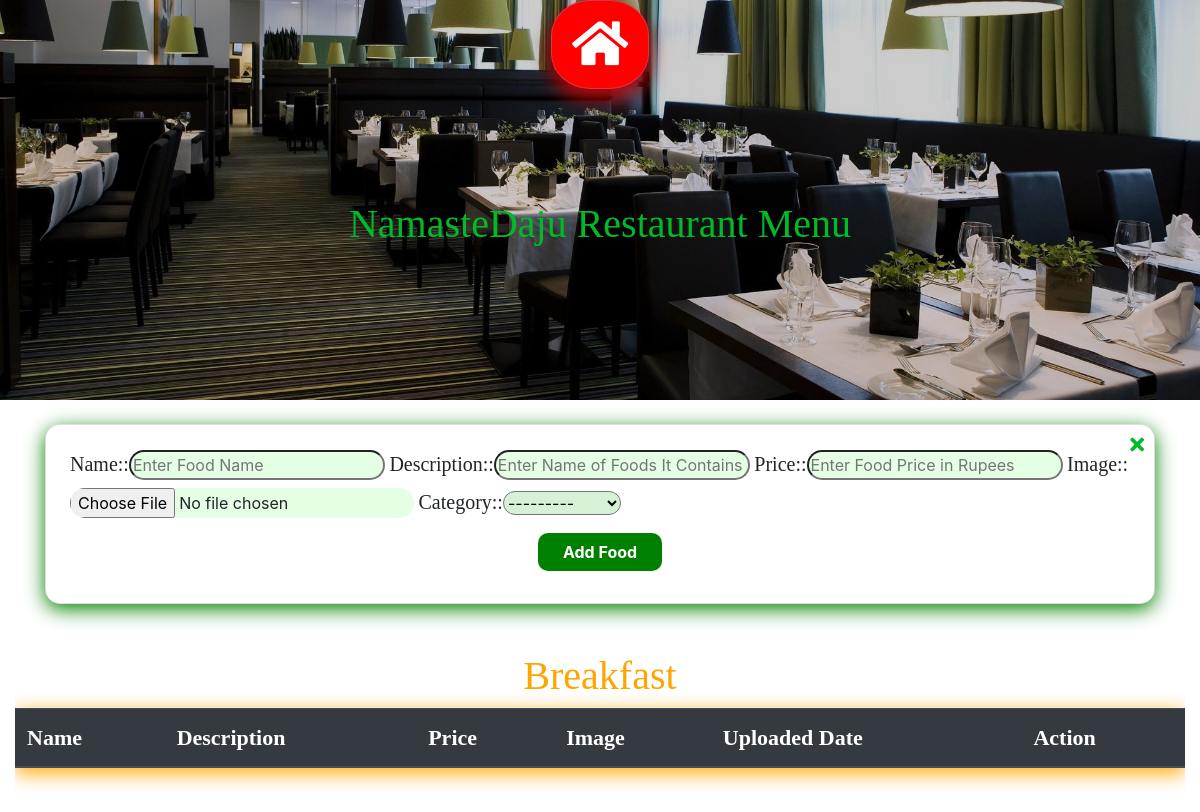
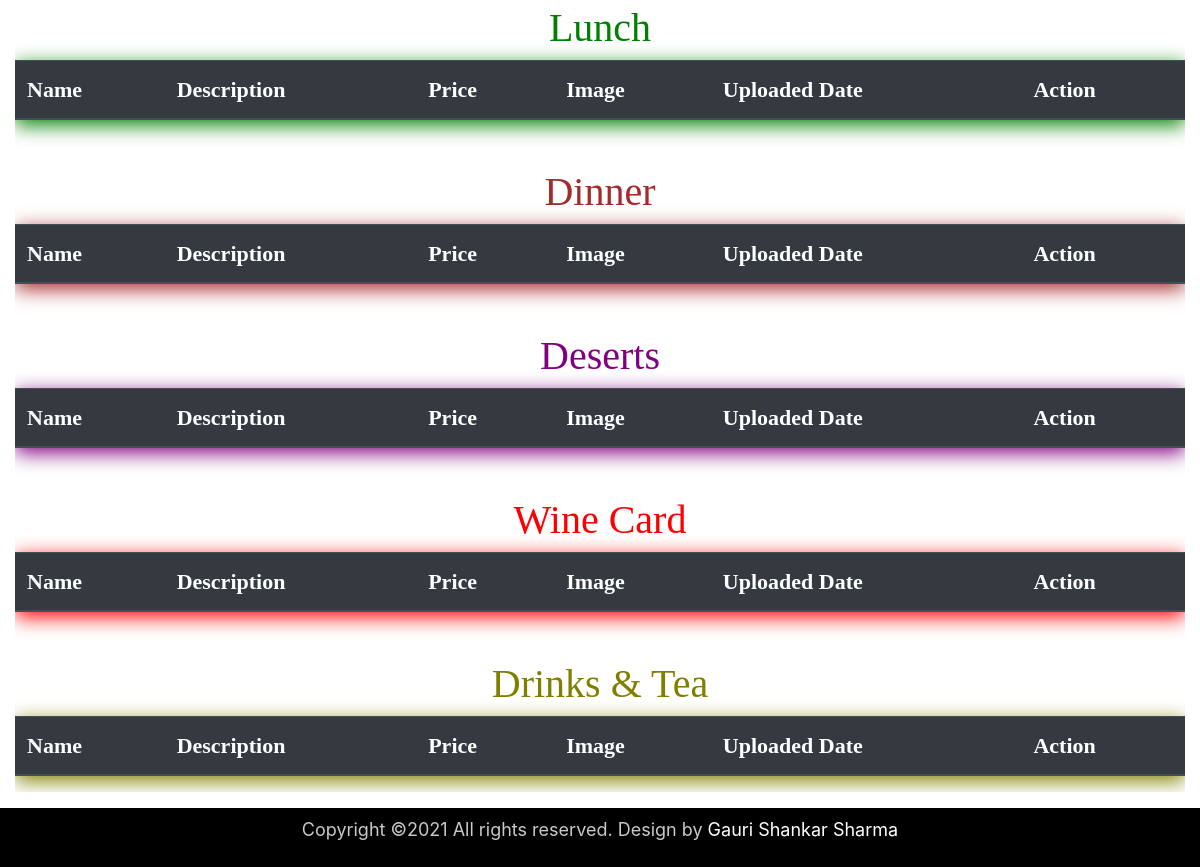
The page /Nd/ad_menu on the database as committed earlier (2 pictures, top to bottom).
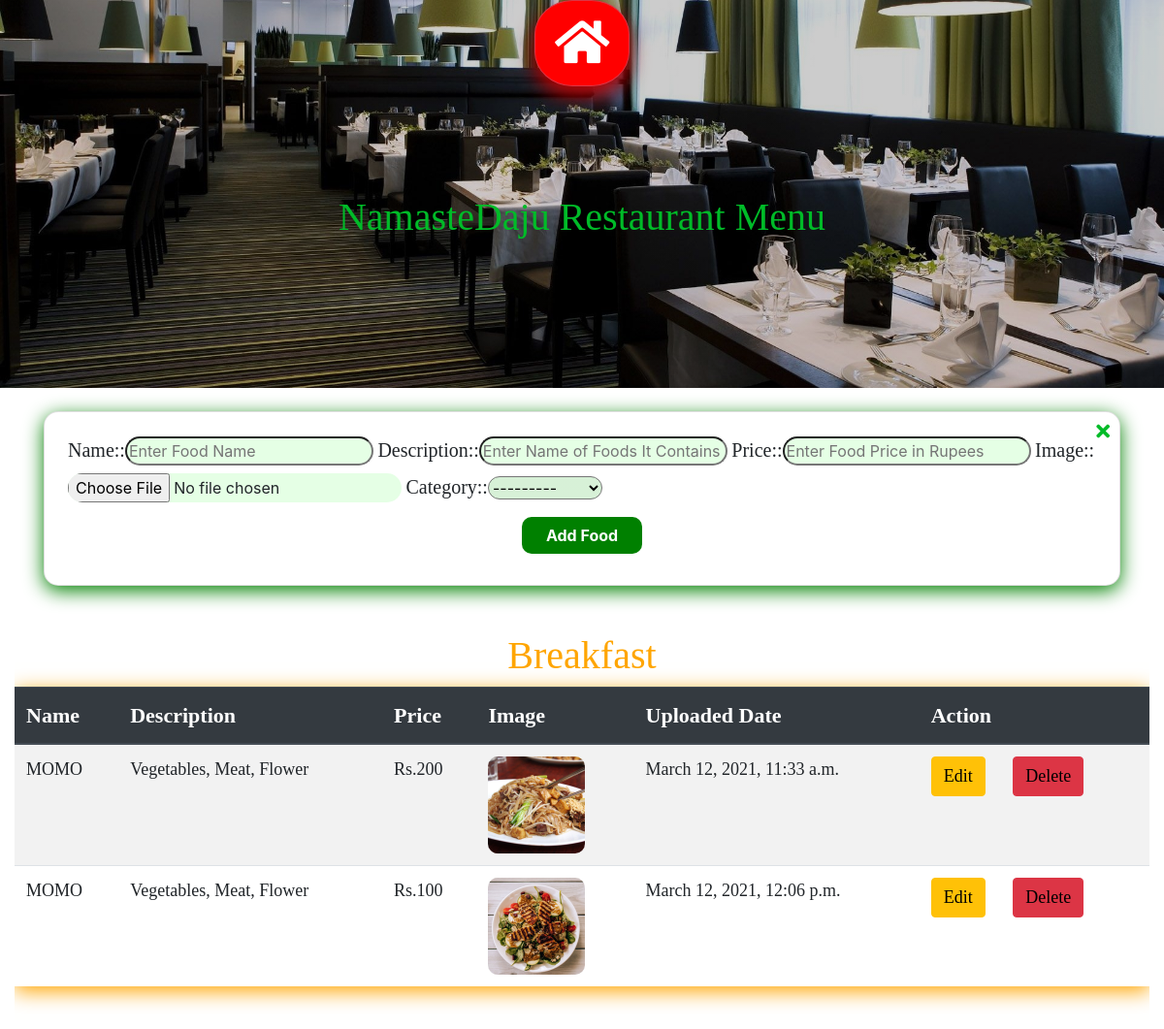
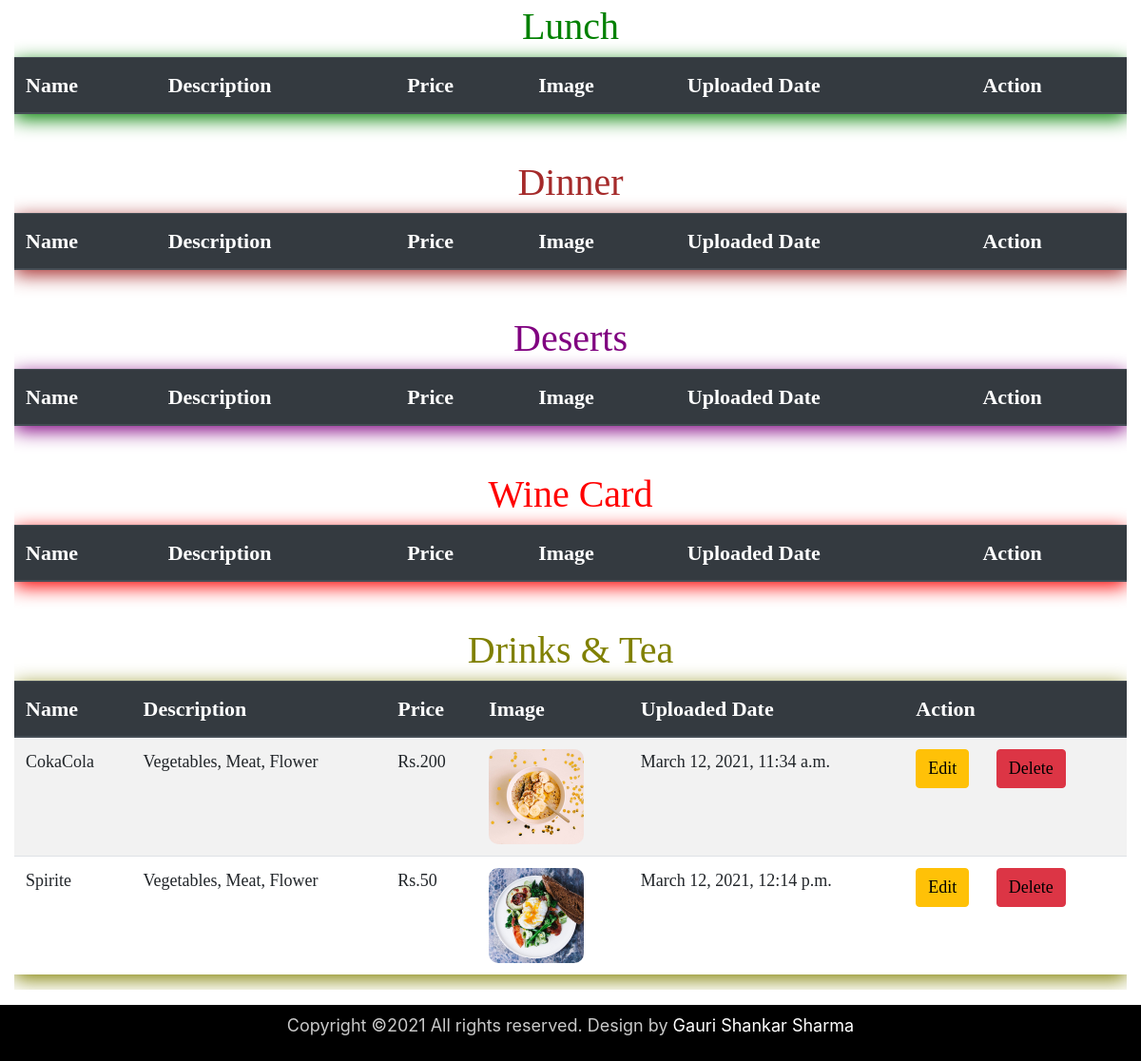
The same page on the database as committed later (2 pictures, top to bottom).
### Nd/models.py (models this page shows, shortened)
class Menu(models.Model):
    options = (('Breakfast', 'Breakfast'), ('Lunch', 'Lunch'), ('Dinner', 'Dinner'), ('Deserts', 'Deserts'), ('Wine Card', 'Wine Card'), ('Drinks & Tea', 'Drinks & Tea'))
    name = models.CharField(max_length=50, validators=[validators.MinLengthValidator(2)])
    description = models.CharField(max_length=200, validators=[validators.MinLengthValidator(4)])
    price = models.IntegerField()
    image = models.FileField(upload_to='static/images/uploads/menu')
    category = models.CharField(max_length=200, choices=options ,validators=[validators.MinLengthValidator(4)])
    uploaded_date = models.DateTimeField(auto_now_add=True)

### Nd/views.py (the view, shortened to what this page needs)
# urls.py: path('ad_menu', views.ad_menu),
def ad_menu(request):
    dictionary = {'key': Menu.objects.all(), 'form': MenuForm, 'action': "Add"}
    return render(request, 'Nd/AdMenu.html', dictionary)

### Nd/templates/Nd/AdMenu.html (shortened to what the changed rows need)
{% extends 'AdMain.html' %}
{% load bootstrap %}
{% load static %}
{% block css_link %}
    <link href="{% static 'css/AdMenu.css' %}" rel="stylesheet" type="text/css"/>
    <link href="{% static 'css/AdNavbar.css' %}" rel="stylesheet" type="text/css"/>
{% endblock %}
{% block content %}
    <div class="container-fluid d-flex flex-column px-0" id="AdMenu">
        <div class="container-fluid d-flex justify-content-center pb-sm-5" id="AMH">
          <h1>NamasteDaju Restaurant Menu</h1>
        </div>
        <div class="container mb-5" id="Form">
            <div class="card p-4" id="Card">
                <form class="form" method="POST" enctype="multipart/form-data">
                    {{ form | bootstrap_horizontal }}
                </form>
            </div>
        </div>
        <div class="container-fluid" id="Table">
            <div class="table-responsive">
                <table class="table table-striped mb-5" id="Breakfast">
                    <h1 class="text-center" id="Bh1">Breakfast</h1>
                    <thead class="thead-dark">
                        <tr>
                            <th>Name</th>
                            <th>Description</th>
                            <th>Price</th>
                            <th>Image</th>
                            <th>Uploaded Date</th>
                            <th>Action</th>
                        </tr>
                    </thead>
                    <tbody>
                        {% for i in key %}
                        {% if i.category == "Breakfast" %}
                        <tr>
                            <td>{{i.name}}</td>
                            <td>{{i.description}}</td>
                            <td>Rs.{{i.price}}</td>
                            <td><img src="/{{i.image}}"/></td>
                            <td>{{i.uploaded_date}}</td>
                            <td>
                                <a href="/Nd/updatefood/{{i.id}}" class="btn btn-warning mr-4">Edit</a>
                                <a href="/Nd/deletefood/{{i.id}}" class="btn btn-danger" onclick="return confirm('Are you sure want to delete this food?')">Delete</a>
                            </td>
                        </tr>
                        {% endif %}
                        {% endfor %}
                    </tbody>
                </table>
            </div>
            <div  class="table-responsive">
                <table class="table table-striped mb-5" id="Lunch">
                    <h1 class="text-center" id="Lh1">Lunch</h1>
                    <thead class="thead-dark">
                        <tr>
                            <th>Name</th>
                            <th>Description</th>
                            <th>Price</th>
                            <th>Image</th>
                            <th>Uploaded Date</th>
                            <th>Action</th>
                        </tr>
                    </thead>
                </table>
            </div>
            <div  class="table-responsive">
                <table class="table table-striped mb-5" id="Dinner">
                    <h1 class="text-center" id="Dnh1">Dinner</h1>
                    <thead class="thead-dark">
                        <tr>
                            <th>Name</th>
                            <th>Description</th>
                            <th>Price</th>
                            <th>Image</th>
                            <th>Uploaded Date</th>
                            <th>Action</th>
                        </tr>
                    </thead>
                </table>
            </div>
            <div  class="table-responsive">
                <table class="table table-striped mb-5" id="Deserts">
                    <h1 class="text-center" id="Dsh1">Deserts</h1>
                     <thead class="thead-dark">
                        <tr>
                            <th>Name</th>
                            <th>Description</th>
                            <th>Price</th>
                            <th>Image</th>
                            <th>Uploaded Date</th>
                            <th>Action</th>
                        </tr>
                    </thead>
                </table>
            </div>
            <div class="table-responsive">
                <table class="table table-striped mb-5" id="Wine_Card">
                    <h1 class="text-center" id="Wh1">Wine Card</h1>
                    <thead class="thead-dark">
                        <tr>
                            <th>Name</th>
                            <th>Description</th>
                            <th>Price</th>
                            <th>Image</th>
                            <th>Uploaded Date</th>
                            <th>Action</th>
                        </tr>
                    </thead>
                </table>
            </div>
            <div class="table-responsive">
                <table class="table table-striped" id="Drinks_Tea">
                    <h1 class="text-center" id="Dth1">Drinks & Tea</h1>
                    <thead class="thead-dark">
                        <tr>
                            <th>Name</th>
                            <th>Description</th>
                            <th>Price</th>
                            <th>Image</th>
                            <th>Uploaded Date</th>
                            <th>Action</th>
                        </tr>
                    </thead>
                    <tbody>
                        {% for i in key %}
                        {% if i.category == "Drinks & Tea" %}
                        <tr>
                            <td>{{i.name}}</td>
                            <td>{{i.description}}</td>
                            <td>Rs.{{i.price}}</td>
                            <td><img src="/{{i.image}}"/></td>
                            <td>{{i.uploaded_date}}</td>
                            <td>
                                <a href="/Nd/updatefood/{{i.id}}" class="btn btn-warning mr-4">Edit</a>
                                <a href="/Nd/deletefood/{{i.id}}" class="btn btn-danger" onclick="return confirm('Are you sure want to delete this food?')">Delete</a>
                            </td>
                        </tr>
                        {% endif %}
                        {% endfor %}
                    </tbody>
                </table>
            </div>
        </div>
    </div>
{% endblock %}

Rows that differ between the two databases and show on the page:
added Menu: name "MOMO", description "Vegetables, Meat, Flower", price "200", image (picture), uploaded_date "March 12, 2021, 11:33 a.m.", shown under "Breakfast"
added Menu: name "MOMO", description "Vegetables, Meat, Flower", price "100", image (picture), uploaded_date "March 12, 2021, 12:06 p.m.", shown under "Breakfast"
added Menu: name "CokaCola", description "Vegetables, Meat, Flower", price "200", image (picture), uploaded_date "March 12, 2021, 11:34 a.m.", shown under "Drinks & Tea"
added Menu: name "Spirite", description "Vegetables, Meat, Flower", price "50", image (picture), uploaded_date "March 12, 2021, 12:14 p.m.", shown under "Drinks & Tea"
